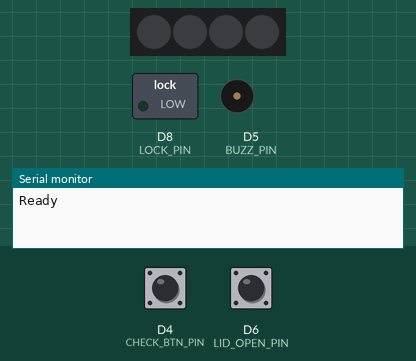
Bench run of a program on a simulated ESP8266 (Wemos D1 mini). Shown: 4 RGB LEDs in strip order, left to right, switched loads named in the program (green lamp = pin HIGH), buzzer (waves = sounding, pin HIGH), the last lines printed to the serial monitor. The inputs (shaded band) are chosen by the test bench; at power-on: D6 (LID_OPEN_PIN) HIGH, D4 (CHECK_BTN_PIN) HIGH. Dim RGB values are drawn brighter than linear; colours are those a GRB WS2812 strip shows for the declared byte order.

Above: at 1.2 s.
1.3 s: D6 (LID_OPEN_PIN) pulled LOW for 1 s
At 2.7 s:
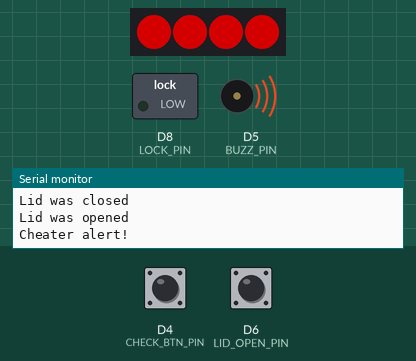
8.3 s: D6 (LID_OPEN_PIN) pulled LOW for 0.15 s
At 8.8 s:
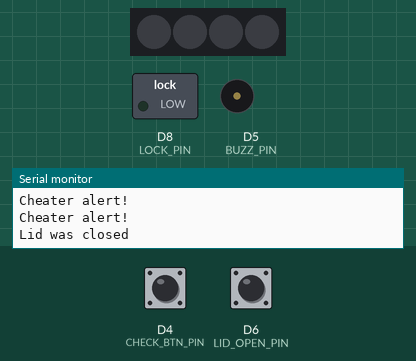
13.9 s: D6 (LID_OPEN_PIN) pulled LOW for 3.2 s
At 18.1 s:
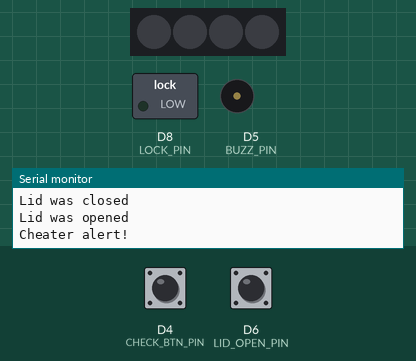
Timing chart, 0 to 21.1 s (numbered marks = the images above; inputs shaded):
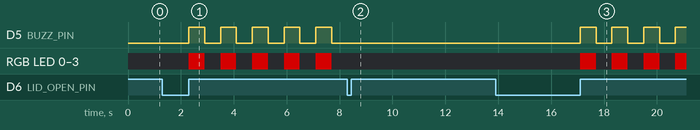

Measured:
- after the input at 1.3 s, D5 (BUZZ_PIN): alternates HIGH for 0.60 s and LOW for 0.60 s, starting after 1.0 s; RGB LED 0–3: alternates RGB(128, 0, 0) for 0.60 s and off for 0.60 s, starting after 1.0 s
- after the input at 8.3 s, D5 (BUZZ_PIN): stops changing and stays LOW
- after the input at 13.9 s, D5 (BUZZ_PIN): alternates HIGH for 0.60 s and LOW for 0.60 s, starting after 3.2 s; RGB LED 0–3: alternates RGB(128, 0, 0) for 0.60 s and off for 0.60 s, starting after 3.2 s

The program:

main.cpp
```cpp
#include <Arduino.h>
#include <FastLED.h>
#include <ESP8266WiFi.h>

//------------------------------
#define CHECK_BTN_PIN D4
#define BUZZ_PIN D5
#define COMBO_PIN D3
#define LID_OPEN_PIN D6
#define LOCK_PIN D8
#define LED_DATA_PIN D2
#define NUM_LEDS 4
#define LOADING_INTERVAL 1000
#define BUZZER_INTERVAL 2000
#define LOCK_OPEN_INTERVAL 1000
#define MAX_LATCH_RETRIES 5
//------------------------------
CRGB leds[NUM_LEDS];
bool isLidOpen;
bool openLatch;
unsigned long lastInterruptTime;
//------------------------------

//------------------------------
void softDelay(unsigned long millis) {
  ESP.wdtFeed();
  delay(millis);
}
//------------------------------
void showComboState(bool comboOk) {
  for (int i = 0; i < NUM_LEDS; i++) {
    leds[i] = comboOk ? CRGB::Red : CRGB::Green;
  }
  FastLED.show();
}
//------------------------------
void showLoadingSeq() {
  for (int i = 0; i < NUM_LEDS; i++) {
    leds[i] = CRGB::Blue;
    FastLED.show();
    softDelay(LOADING_INTERVAL);
  }
}
//------------------------------
void openLidAlarm() {
  Serial.println("Cheater alert!");
  showComboState(false);
  digitalWrite(BUZZ_PIN, HIGH);
  softDelay(600);
  FastLED.clear(true);
  digitalWrite(BUZZ_PIN, LOW);
  softDelay(600);
}
//------------------------------
void IRAM_ATTR checkLidStatus() {
  if ((millis() - lastInterruptTime) >= 200) {
    isLidOpen = (digitalRead(LID_OPEN_PIN) == HIGH);
    if (isLidOpen) {
      Serial.println("Lid was opened");
    } else {
      Serial.println("Lid was closed");
      openLatch = false;
    }
  }
  lastInterruptTime = millis();
}
//------------------------------
void IRAM_ATTR checkCombination() {
  Serial.println("Button pressed");
  if (isLidOpen) {
    Serial.println("Lid is open");
    return;
  }
  bool comboOk = (digitalRead(COMBO_PIN) == LOW);
  FastLED.clear(true);
  softDelay(LOADING_INTERVAL/2);
  showLoadingSeq();
  showComboState(comboOk);
  if (comboOk) {
    Serial.println("Combination ok");
    openLatch = true;
    for (int latchOpenTries = 0; latchOpenTries < MAX_LATCH_RETRIES; latchOpenTries++) {
      digitalWrite(LOCK_PIN, HIGH);
      softDelay(LOCK_OPEN_INTERVAL);
      digitalWrite(LOCK_PIN, LOW);
      softDelay(LOCK_OPEN_INTERVAL/2);
      if (digitalRead(LID_OPEN_PIN) == HIGH) {
        isLidOpen = true;
        break;
      }
    }
    FastLED.clear(true);
  } else {
    Serial.println("Combination bad");
    digitalWrite(BUZZ_PIN, HIGH);
    softDelay(BUZZER_INTERVAL);
    digitalWrite(BUZZ_PIN, LOW);
    FastLED.clear(true);
  }
}
//------------------------------
void setup() {
  Serial.begin(115200);

  WiFi.mode(WIFI_OFF);

  pinMode(CHECK_BTN_PIN, INPUT_PULLUP);
  pinMode(COMBO_PIN, INPUT_PULLUP);
  pinMode(LID_OPEN_PIN, INPUT_PULLUP);
  pinMode(BUZZ_PIN, OUTPUT);
  pinMode(LOCK_PIN, OUTPUT);

  FastLED.addLeds<WS2812B, LED_DATA_PIN>(leds, NUM_LEDS);
  FastLED.setBrightness(255);
  FastLED.clear(true);

  isLidOpen = true;
  openLatch = true;

  attachInterrupt(CHECK_BTN_PIN, checkCombination, FALLING);
  attachInterrupt(LID_OPEN_PIN, checkLidStatus, CHANGE);

  Serial.println("Ready");
}
//------------------------------
void loop() {
  if (isLidOpen && !openLatch) {
    // someone is cheating!
    openLidAlarm();
  }
}
//------------------------------
```
